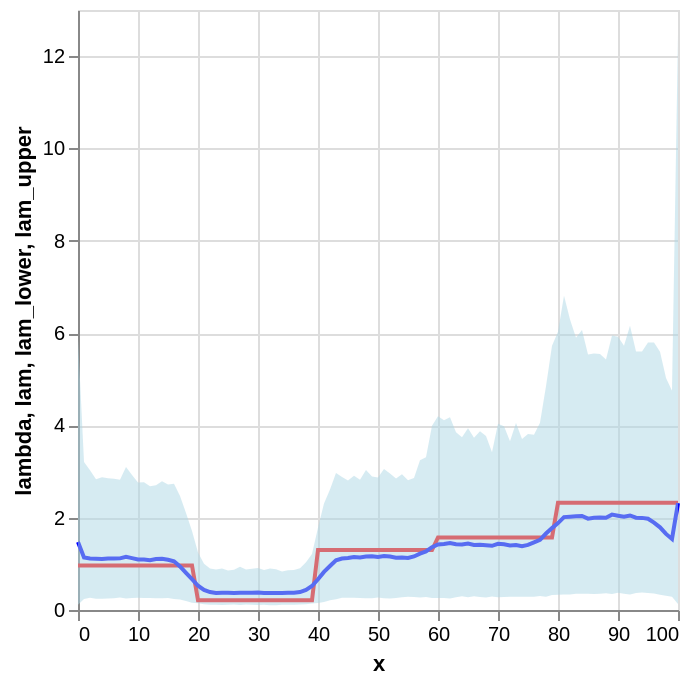

Notebook code cell kept with this figure:
### Code cell
# Extract posterior mean of mu from MCMC samples
lam = mcmc_samples["lam"].mean(axis=0)
lam_lower = jnp.percentile(mcmc_samples["lam"], 2.5, axis=0)
lam_upper = jnp.percentile(mcmc_samples["lam"], 97.5, axis=0)

df_results = df_expanded[["x", "lambda"]].drop_duplicates().reset_index(drop=True)
df_results["lam"] = lam
df_results["lam_lower"] = lam_lower
df_results["lam_upper"] = lam_upper

# Visualize results
true_line = alt.Chart(df_results).mark_line(color="red").encode(x="x", y="lambda")
mean_line = alt.Chart(df_results).mark_line(color="blue").encode(x="x", y="lam")
bands = (
    alt.Chart(df_results)
    .mark_area(color="lightblue", opacity=0.5)
    .encode(
        x="x",
        y="lam_lower:Q",
        y2="lam_upper:Q",
    )
)
true_line + mean_line + bands

### Figure 1 — Vega-Lite specification as saved in the notebook (floating-point values rounded to 4 significant figures)
{"config": {"view": {"continuousWidth": 300, "continuousHeight": 300}}, "layer": [{"mark": {"type": "line", "color": "red"}, "encoding": {"x": {"field": "x", "type": "quantitative"}, "y": {"field": "lambda", "type": "quantitative"}}}, {"mark": {"type": "line", "color": "blue"}, "encoding": {"x": {"field": "x", "type": "quantitative"}, "y": {"field": "lam", "type": "quantitative"}}}, {"mark": {"type": "area", "color": "lightblue", "opacity": 0.5}, "encoding": {"x": {"field": "x", "type": "quantitative"}, "y": {"field": "lam_lower", "type": "quantitative"}, "y2": {"field": "lam_upper"}}}], "data": {"name": "data-9c4c0d8100d19fe1674e34bd2f034ff4"}, "$schema": "https://vega.github.io/schema/vega-lite/v6.1.0.json", "datasets": {"data-9c4c0d8100d19fe1674e34bd2f034ff4": [{"x": 0, "lambda": 0.9647, "lam": 1.471, "lam_lower": 0.1122, "lam_upper": 5.876}, {"x": 1, "lambda": 0.9647, "lam": 1.137, "lam_lower": 0.2409, "lam_upper": 3.204}, {"x": 2, "lambda": 0.9647, "lam": 1.114, "lam_lower": 0.2644, "lam_upper": 3.03}, {"x": 3, "lambda": 0.9647, "lam": 1.109, "lam_lower": 0.242, "lam_upper": 2.836}, {"x": 4, "lambda": 0.9647, "lam": 1.103, "lam_lower": 0.2448, "lam_upper": 2.877}, {"x": 5, "lambda": 0.9647, "lam": 1.116, "lam_lower": 0.2504, "lam_upper": 2.854}, {"x": 6, "lambda": 0.9647, "lam": 1.114, "lam_lower": 0.2538, "lam_upper": 2.844}, {"x": 7, "lambda": 0.9647, "lam": 1.119, "lam_lower": 0.2712, "lam_upper": 2.824}, {"x": 8, "lambda": 0.9647, "lam": 1.153, "lam_lower": 0.2509, "lam_upper": 3.098}, {"x": 9, "lambda": 0.9647, "lam": 1.125, "lam_lower": 0.2622, "lam_upper": 2.927}, {"x": 10, "lambda": 0.9647, "lam": 1.096, "lam_lower": 0.2679, "lam_upper": 2.761}, {"x": 11, "lambda": 0.9647, "lam": 1.093, "lam_lower": 0.2581, "lam_upper": 2.767}, {"x": 12, "lambda": 0.9647, "lam": 1.08, "lam_lower": 0.2578, "lam_upper": 2.68}, {"x": 13, "lambda": 0.9647, "lam": 1.103, "lam_lower": 0.2546, "lam_upper": 2.702}, {"x": 14, "lambda": 0.9647, "lam": 1.112, "lam_lower": 0.2553, "lam_upper": 2.788}, {"x": 15, "lambda": 0.9647, "lam": 1.089, "lam_lower": 0.2587, "lam_upper": 2.721}, {"x": 16, "lambda": 0.9647, "lam": 1.056, "lam_lower": 0.2378, "lam_upper": 2.736}, {"x": 17, "lambda": 0.9647, "lam": 0.9434, "lam_lower": 0.2248, "lam_upper": 2.469}, {"x": 18, "lambda": 0.9647, "lam": 0.8035, "lam_lower": 0.1971, "lam_upper": 2.102}, {"x": 19, "lambda": 0.9647, "lam": 0.6665, "lam_lower": 0.1565, "lam_upper": 1.712}, {"x": 20, "lambda": 0.2102, "lam": 0.5254, "lam_lower": 0.1448, "lam_upper": 1.243}, {"x": 21, "lambda": 0.2102, "lam": 0.4347, "lam_lower": 0.125, "lam_upper": 1.004}, {"x": 22, "lambda": 0.2102, "lam": 0.3881, "lam_lower": 0.1137, "lam_upper": 0.9}, {"x": 23, "lambda": 0.2102, "lam": 0.3692, "lam_lower": 0.1141, "lam_upper": 0.8776}, {"x": 24, "lambda": 0.2102, "lam": 0.3734, "lam_lower": 0.1057, "lam_upper": 0.8985}, {"x": 25, "lambda": 0.2102, "lam": 0.3711, "lam_lower": 0.1148, "lam_upper": 0.8551}, {"x": 26, "lambda": 0.2102, "lam": 0.3692, "lam_lower": 0.1179, "lam_upper": 0.8702}, {"x": 27, "lambda": 0.2102, "lam": 0.3756, "lam_lower": 0.11, "lam_upper": 0.9344}, {"x": 28, "lambda": 0.2102, "lam": 0.3718, "lam_lower": 0.1169, "lam_upper": 0.8789}, {"x": 29, "lambda": 0.2102, "lam": 0.3746, "lam_lower": 0.1127, "lam_upper": 0.8943}, {"x": 30, "lambda": 0.2102, "lam": 0.3766, "lam_lower": 0.1083, "lam_upper": 0.9105}, {"x": 31, "lambda": 0.2102, "lam": 0.3681, "lam_lower": 0.1132, "lam_upper": 0.8655}, {"x": 32, "lambda": 0.2102, "lam": 0.371, "lam_lower": 0.1037, "lam_upper": 0.898}, {"x": 33, "lambda": 0.2102, "lam": 0.3702, "lam_lower": 0.1039, "lam_upper": 0.8834}, {"x": 34, "lambda": 0.2102, "lam": 0.3667, "lam_lower": 0.1138, "lam_upper": 0.8338}, {"x": 35, "lambda": 0.2102, "lam": 0.3728, "lam_lower": 0.1111, "lam_upper": 0.8622}, {"x": 36, "lambda": 0.2102, "lam": 0.3729, "lam_lower": 0.114, "lam_upper": 0.869}, {"x": 37, "lambda": 0.2102, "lam": 0.3888, "lam_lower": 0.1185, "lam_upper": 0.9065}, {"x": 38, "lambda": 0.2102, "lam": 0.4359, "lam_lower": 0.1234, "lam_upper": 1.037}, {"x": 39, "lambda": 0.2102, "lam": 0.5199, "lam_lower": 0.1429, "lam_upper": 1.216}, {"x": 40, "lambda": 1.3, "lam": 0.6668, "lam_lower": 0.1497, "lam_upper": 1.779}, {"x": 41, "lambda": 1.3, "lam": 0.8256, "lam_lower": 0.1746, "lam_upper": 2.31}, {"x": 42, "lambda": 1.3, "lam": 0.953, "lam_lower": 0.2107, "lam_upper": 2.611}, {"x": 43, "lambda": 1.3, "lam": 1.075, "lam_lower": 0.2304, "lam_upper": 2.968}, {"x": 44, "lambda": 1.3, "lam": 1.116, "lam_lower": 0.2645, "lam_upper": 2.883}, {"x": 45, "lambda": 1.3, "lam": 1.126, "lam_lower": 0.2662, "lam_upper": 2.806}, {"x": 46, "lambda": 1.3, "lam": 1.148, "lam_lower": 0.2657, "lam_upper": 2.909}, {"x": 47, "lambda": 1.3, "lam": 1.14, "lam_lower": 0.2607, "lam_upper": 2.82}, {"x": 48, "lambda": 1.3, "lam": 1.158, "lam_lower": 0.2572, "lam_upper": 3.031}, {"x": 49, "lambda": 1.3, "lam": 1.166, "lam_lower": 0.2524, "lam_upper": 2.894}, {"x": 50, "lambda": 1.3, "lam": 1.15, "lam_lower": 0.272, "lam_upper": 2.872}, {"x": 51, "lambda": 1.3, "lam": 1.171, "lam_lower": 0.2528, "lam_upper": 3.055}, {"x": 52, "lambda": 1.3, "lam": 1.157, "lam_lower": 0.2497, "lam_upper": 2.958}, {"x": 53, "lambda": 1.3, "lam": 1.132, "lam_lower": 0.2608, "lam_upper": 2.848}, {"x": 54, "lambda": 1.3, "lam": 1.139, "lam_lower": 0.2754, "lam_upper": 2.942}, {"x": 55, "lambda": 1.3, "lam": 1.127, "lam_lower": 0.2863, "lam_upper": 2.81}, {"x": 56, "lambda": 1.3, "lam": 1.161, "lam_lower": 0.2812, "lam_upper": 2.86}, {"x": 57, "lambda": 1.3, "lam": 1.222, "lam_lower": 0.2702, "lam_upper": 3.247}, {"x": 58, "lambda": 1.3, "lam": 1.267, "lam_lower": 0.2793, "lam_upper": 3.307}, {"x": 59, "lambda": 1.3, "lam": 1.36, "lam_lower": 0.2581, "lam_upper": 3.994}, {"x": 60, "lambda": 1.572, "lam": 1.418, "lam_lower": 0.2577, "lam_upper": 4.196}, {"x": 61, "lambda": 1.572, "lam": 1.429, "lam_lower": 0.2588, "lam_upper": 4.112}, {"x": 62, "lambda": 1.572, "lam": 1.453, "lam_lower": 0.2489, "lam_upper": 4.176}, {"x": 63, "lambda": 1.572, "lam": 1.423, "lam_lower": 0.2745, "lam_upper": 3.849}, {"x": 64, "lambda": 1.572, "lam": 1.419, "lam_lower": 0.2979, "lam_upper": 3.742}, {"x": 65, "lambda": 1.572, "lam": 1.441, "lam_lower": 0.2741, "lam_upper": 3.936}, {"x": 66, "lambda": 1.572, "lam": 1.411, "lam_lower": 0.2984, "lam_upper": 3.73}, {"x": 67, "lambda": 1.572, "lam": 1.411, "lam_lower": 0.2792, "lam_upper": 3.874}, {"x": 68, "lambda": 1.572, "lam": 1.404, "lam_lower": 0.2728, "lam_upper": 3.769}, {"x": 69, "lambda": 1.572, "lam": 1.391, "lam_lower": 0.2938, "lam_upper": 3.418}, {"x": 70, "lambda": 1.572, "lam": 1.435, "lam_lower": 0.2783, "lam_upper": 4.035}, {"x": 71, "lambda": 1.572, "lam": 1.424, "lam_lower": 0.2808, "lam_upper": 3.983}, {"x": 72, "lambda": 1.572, "lam": 1.399, "lam_lower": 0.2863, "lam_upper": 3.657}, {"x": 73, "lambda": 1.572, "lam": 1.409, "lam_lower": 0.2872, "lam_upper": 4.053}, {"x": 74, "lambda": 1.572, "lam": 1.384, "lam_lower": 0.2881, "lam_upper": 3.702}, {"x": 75, "lambda": 1.572, "lam": 1.411, "lam_lower": 0.2852, "lam_upper": 3.814}, {"x": 76, "lambda": 1.572, "lam": 1.465, "lam_lower": 0.2856, "lam_upper": 3.796}, {"x": 77, "lambda": 1.572, "lam": 1.521, "lam_lower": 0.3009, "lam_upper": 4.056}, {"x": 78, "lambda": 1.572, "lam": 1.657, "lam_lower": 0.2897, "lam_upper": 4.849}, {"x": 79, "lambda": 1.572, "lam": 1.774, "lam_lower": 0.3242, "lam_upper": 5.727}, {"x": 80, "lambda": 2.322, "lam": 1.884, "lam_lower": 0.3279, "lam_upper": 6.03}, {"x": 81, "lambda": 2.322, "lam": 2.012, "lam_lower": 0.338, "lam_upper": 6.809}, {"x": 82, "lambda": 2.322, "lam": 2.021, "lam_lower": 0.338, "lam_upper": 6.296}, {"x": 83, "lambda": 2.322, "lam": 2.03, "lam_lower": 0.3519, "lam_upper": 5.899}, {"x": 84, "lambda": 2.322, "lam": 2.038, "lam_lower": 0.3496, "lam_upper": 6.069}, {"x": 85, "lambda": 2.322, "lam": 1.98, "lam_lower": 0.3545, "lam_upper": 5.536}, {"x": 86, "lambda": 2.322, "lam": 1.999, "lam_lower": 0.3468, "lam_upper": 5.556}, {"x": 87, "lambda": 2.322, "lam": 2.003, "lam_lower": 0.3502, "lam_upper": 5.546}, {"x": 88, "lambda": 2.322, "lam": 1.999, "lam_lower": 0.3618, "lam_upper": 5.429}, {"x": 89, "lambda": 2.322, "lam": 2.066, "lam_lower": 0.3484, "lam_upper": 5.945}, {"x": 90, "lambda": 2.322, "lam": 2.042, "lam_lower": 0.372, "lam_upper": 5.922}, {"x": 91, "lambda": 2.322, "lam": 2.02, "lam_lower": 0.3535, "lam_upper": 5.725}, {"x": 92, "lambda": 2.322, "lam": 2.048, "lam_lower": 0.3378, "lam_upper": 6.159}, {"x": 93, "lambda": 2.322, "lam": 2.0, "lam_lower": 0.3703, "lam_upper": 5.6}, {"x": 94, "lambda": 2.322, "lam": 1.996, "lam_lower": 0.3813, "lam_upper": 5.599}, {"x": 95, "lambda": 2.322, "lam": 1.977, "lam_lower": 0.3682, "lam_upper": 5.794}, {"x": 96, "lambda": 2.322, "lam": 1.894, "lam_lower": 0.3572, "lam_upper": 5.795}, {"x": 97, "lambda": 2.322, "lam": 1.791, "lam_lower": 0.333, "lam_upper": 5.593}, {"x": 98, "lambda": 2.322, "lam": 1.649, "lam_lower": 0.3063, "lam_upper": 5.025}, {"x": 99, "lambda": 2.322, "lam": 1.54, "lam_lower": 0.2883, "lam_upper": 4.749}, {"x": 100, "lambda": 2.322, "lam": 2.316, "lam_lower": 0.1295, "lam_upper": 12.47}]}}
